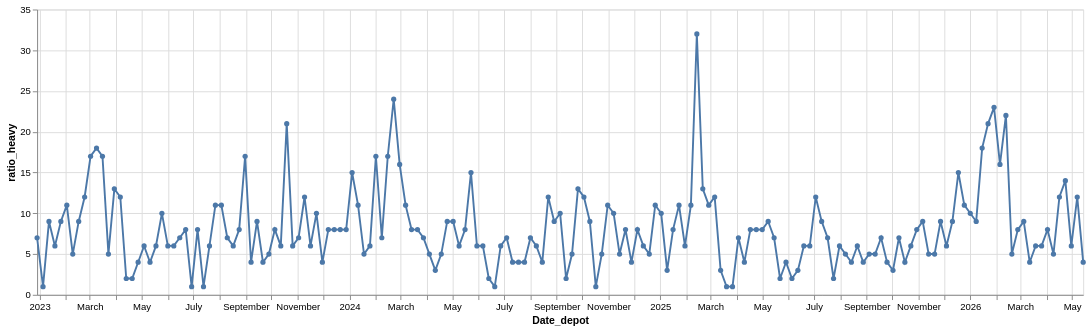

Here is the notebook cell this chart was saved with:
### Code cell
importlib.reload(lib)
base_df = (
    fields
    # .with_columns(pl.col("weight_kg").log().alias("log_weight"))
    .pipe(
        lib.aggregate_by_date,
        freq="7d",
        value_col="weight_kg",
        date_col="Date_depot",
        total_col="total_weight",
        mean_col="mean_weight",
        std_col="std_weight",
        extra_cols=[
            pl.col("weight_kg")
            .filter(pl.col("weight_kg").ge(29))
            .len()
            # .truediv(pl.len())
            .alias("ratio_heavy"),
            pl.col("weight_kg")
            .filter(pl.col("weight_kg").le(1))
            .len()
            # .truediv(pl.len())
            .alias("ratio_light"),
        ],
    )
)

# print(base_df)
chart = (
    alt.Chart(base_df)
    .mark_line(point=True)
    .encode(
        x="Date_depot:T",
        y=alt.Y("ratio_heavy:Q"),
    )
    .properties(width=1100)
)
chart

### Figure 1 — Vega-Lite specification as saved in the notebook (floating-point values rounded to 4 significant figures; data arrays with more than 128 entries replaced by an {"elided": "..."} marker saying what was removed)
{"config": {"view": {"continuousWidth": 300, "continuousHeight": 300}}, "data": {"name": "data-a885895e1dfdb9cef3354b191ae1512c"}, "mark": {"type": "line", "point": true}, "encoding": {"x": {"field": "Date_depot", "type": "temporal"}, "y": {"field": "ratio_heavy", "type": "quantitative"}}, "width": 1100, "$schema": "https://vega.github.io/schema/vega-lite/v6.4.1.json", "datasets": {"data-a885895e1dfdb9cef3354b191ae1512c": {"elided": "177 records"}}}
